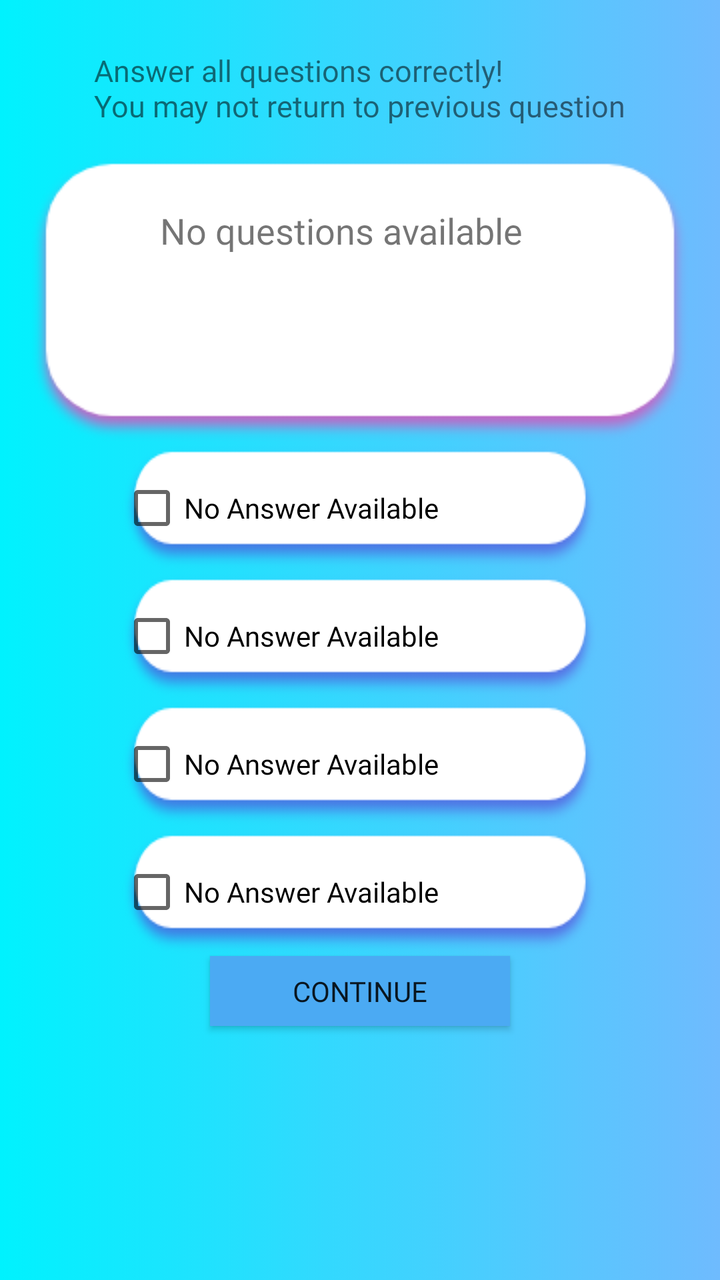
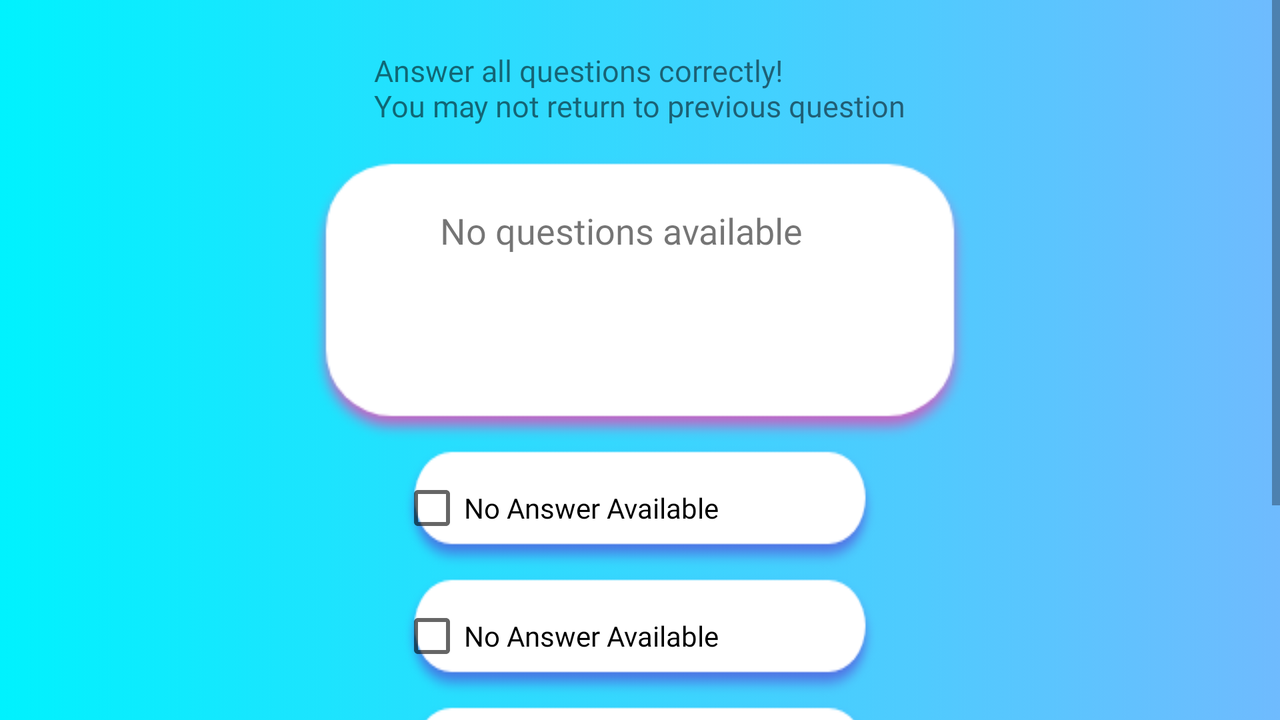

Compare how this app lays out the same screen by default and in its alternative resource folder. The renders come first, then the two layout files and the values they reference.
<!-- AndroidManifest.xml: application theme AppTheme -->
<!-- res/layout/activity_multiple_answer.xml -->
<?xml version="1.0" encoding="utf-8"?>
<LinearLayout xmlns:android="http://schemas.android.com/apk/res/android"
    xmlns:app="http://schemas.android.com/apk/res-auto"
    xmlns:tools="http://schemas.android.com/tools"
    android:layout_width="match_parent"
    android:layout_height="match_parent"
    tools:context=".QuizActivity"
    android:orientation="vertical"
    android:background="@drawable/background_gradient">
    
    <Space
        android:layout_width="match_parent"
        android:layout_height="25dp"/>
    <TextView
        android:textSize="15sp"
        android:layout_width="wrap_content"
        android:layout_height="wrap_content"
        android:text="@string/answer_all_questions_correctly"
        android:fontFamily="@font/title_font"
        android:layout_gravity="center" />
    <Space
        android:layout_width="match_parent"
        android:layout_height="15dp"/>
    <LinearLayout
        android:layout_width="wrap_content"
        android:layout_height="wrap_content"
        android:layout_gravity="center"
        android:background="@drawable/question_bubble"
        android:orientation="vertical">
        <TextView
            android:textSize="18sp"
            android:fontFamily="@font/title_font"
            android:layout_width="200dp"
            android:id="@+id/questionBubble"
            android:layout_height="wrap_content"
            android:layout_gravity="center"
            android:text="@string/no_questions_available"
            android:layout_marginTop="25dp"/>
    </LinearLayout>

            <CheckBox

                android:layout_gravity="center_horizontal"
                android:id="@+id/checkBubble1"
                android:layout_width="240dp"
                android:layout_height="wrap_content"
                android:background="@drawable/answer_bubble"
                android:text="@string/no_answer_available"/>

            <CheckBox
                android:layout_gravity="center_horizontal"
                android:id="@+id/checkBubble2"
                android:layout_width="240dp"
                android:layout_height="wrap_content"
                android:background="@drawable/answer_bubble"
                android:text="@string/no_answer_available"/>

            <CheckBox
                android:layout_gravity="center_horizontal"
                android:id="@+id/checkBubble3"
                android:layout_width="240dp"
                android:layout_height="wrap_content"
                android:background="@drawable/answer_bubble"
                android:text="@string/no_answer_available"/>

            <CheckBox
                android:layout_gravity="center_horizontal"
                android:id="@+id/checkBubble4"
                android:layout_width="240dp"
                android:layout_height="wrap_content"
                android:background="@drawable/answer_bubble"
                android:text="@string/no_answer_available"/>

    <Button
        android:id="@+id/MAselectAnswer"
        android:layout_width="150dp"
        android:layout_height="35dp"
        android:layout_gravity="center_horizontal"
        android:background="@color/ButtonColor"
        android:onClick="selectAnswerMA"
        android:text="@string/continueButton"
        tools:ignore="OnClick" />


</LinearLayout>
<!-- resources referenced by this layout -->
<resources>
  <color name="ButtonColor">#4BAAF3</color>
  <!-- drawable answer_bubble: png bitmap (drawable, 5288 bytes) -->
  <!-- drawable background_gradient (drawable) -->
  <?xml version="1.0" encoding="utf-8"?>
  <selector xmlns:android="http://schemas.android.com/apk/res/android">
      
      <item>
          <shape>
              <gradient android:startColor="#00f2fe" android:endColor="#D755AFFF"/>
          </shape>
      </item>
  </selector>
  <!-- drawable question_bubble: png bitmap (drawable, 8815 bytes) -->
  <string name="answer_all_questions_correctly">Answer all questions correctly!\nYou may not return to previous question</string>
  <string name="continueButton">Continue</string>
  <string name="no_answer_available">No Answer Available</string>
  <string name="no_questions_available">No questions available</string>
  <style name="AppTheme" parent="Theme.AppCompat.Light.DarkActionBar">
          
          <item name="colorPrimary">@color/colorPrimary</item>
          <item name="colorPrimaryDark">@color/colorPrimaryDark</item>
          <item name="colorAccent">@color/colorAccent</item>
          <item name="fontFamily">@font/title_font</item>
      </style>
  <color name="colorPrimary">#6200EE</color>
  <color name="colorPrimaryDark">#3700B3</color>
  <color name="colorAccent">#03DAC5</color>
</resources>
<!-- res/layout-land/activity_multiple_answer.xml (the repository's variant of the layout above) -->
<!-- drawn on the phone turned sideways -->
<?xml version="1.0" encoding="utf-8"?>
<LinearLayout xmlns:android="http://schemas.android.com/apk/res/android"
    xmlns:app="http://schemas.android.com/apk/res-auto"
    xmlns:tools="http://schemas.android.com/tools"
    android:layout_width="match_parent"
    android:layout_height="match_parent"
    tools:context=".QuizActivity"
    android:orientation="vertical"
    android:background="@drawable/background_gradient">
    
    <ScrollView
        android:layout_width="match_parent"
        android:layout_height="match_parent">
        <LinearLayout
            android:layout_width="match_parent"
            android:layout_height="match_parent"
            android:orientation="vertical">

    <Space
        android:layout_width="match_parent"
        android:layout_height="25dp"/>
    <TextView
        android:textSize="15sp"
        android:layout_width="wrap_content"
        android:layout_height="wrap_content"
        android:text="@string/answer_all_questions_correctly"
        android:fontFamily="@font/title_font"
        android:layout_gravity="center" />
    <Space
        android:layout_width="match_parent"
        android:layout_height="15dp"/>
    <LinearLayout
        android:layout_width="wrap_content"
        android:layout_height="wrap_content"
        android:layout_gravity="center"
        android:background="@drawable/question_bubble"
        android:orientation="vertical">
        <TextView
            android:textSize="18sp"
            android:fontFamily="@font/title_font"
            android:layout_width="200dp"
            android:id="@+id/questionBubble"
            android:layout_height="wrap_content"
            android:layout_gravity="center"
            android:text="@string/no_questions_available"
            android:layout_marginTop="25dp"/>
    </LinearLayout>
    
            <CheckBox

                android:layout_gravity="center_horizontal"
                android:id="@+id/checkBubble1"
                android:layout_width="240dp"
                android:layout_height="wrap_content"
                android:background="@drawable/answer_bubble"
                android:text="@string/no_answer_available"/>

            <CheckBox
                android:layout_gravity="center_horizontal"
                android:id="@+id/checkBubble2"
                android:layout_width="240dp"
                android:layout_height="wrap_content"
                android:background="@drawable/answer_bubble"
                android:text="@string/no_answer_available"/>

            <CheckBox
                android:layout_gravity="center_horizontal"
                android:id="@+id/checkBubble3"
                android:layout_width="240dp"
                android:layout_height="wrap_content"
                android:background="@drawable/answer_bubble"
                android:text="@string/no_answer_available"/>

            <CheckBox
                android:layout_gravity="center_horizontal"
                android:id="@+id/checkBubble4"
                android:layout_width="240dp"
                android:layout_height="wrap_content"
                android:background="@drawable/answer_bubble"
                android:text="@string/no_answer_available"/>

    <Button
        android:id="@+id/MAselectAnswer"
        android:layout_width="150dp"
        android:layout_height="35dp"
        android:layout_gravity="center_horizontal"
        android:background="@color/ButtonColor"
        android:onClick="selectAnswerMA"
        android:text="@string/continueButton"
        tools:ignore="OnClick" />
        </LinearLayout>
    </ScrollView>


</LinearLayout>
